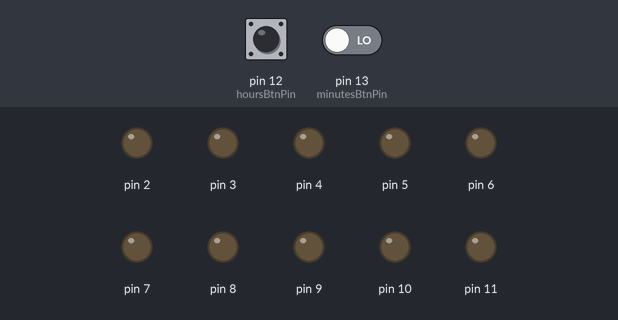
Bench run of a sketch on a simulated Arduino Uno, built with avr-gcc and run on an emulated ATmega328P. On the bench: output pins drawn as LEDs (lit = HIGH). The inputs (shaded band) are chosen by the test bench; at power-on: pin 12 (hoursBtnPin) LOW, pin 13 (minutesBtnPin) LOW.

Above: at 1.2 s.
1.3 s: pin 12 (hoursBtnPin) driven HIGH and pin 13 (minutesBtnPin) driven HIGH
At 2.8 s:
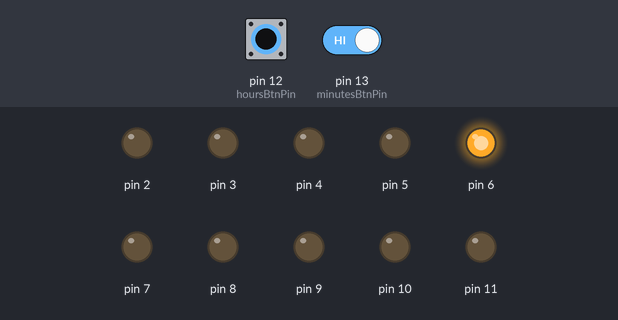
3.9 s: pin 12 (hoursBtnPin) pulsed LOW 2 times (0.12 s each, 0.3 s apart)
At 5.1 s:
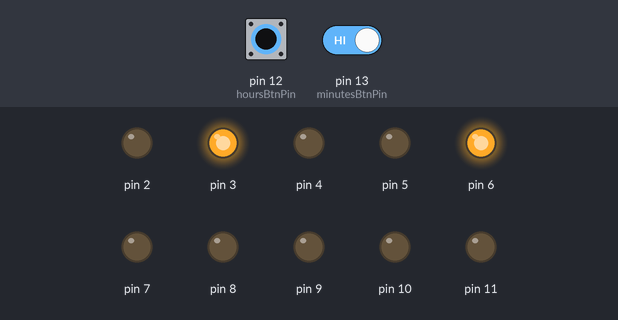
At 6.1 s:
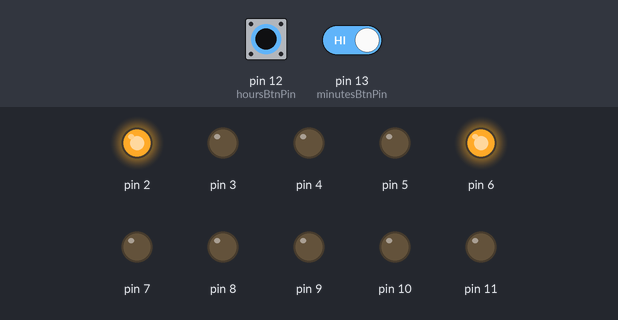
Timing chart, 0 to 7.6 s (numbered marks = the images above; inputs shaded):
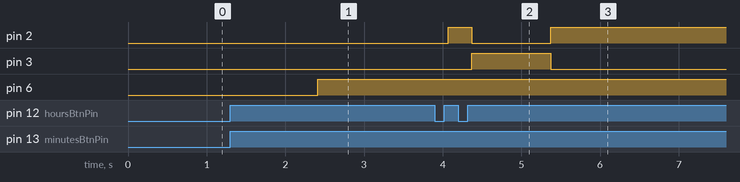

Measured:
- after the input at 1.3 s, pin 6: LOW → HIGH after 1.1 s
- after the input at 3.9 s, pin 2: LOW → HIGH after 0.17 s, → LOW 0.30 s later, → HIGH 1.0 s later; pin 3: LOW → HIGH after 0.47 s, → LOW 1.0 s later

The sketch:

Clock.ino
```cpp
// Buttons.
const byte hoursBtnPin = 12;
const byte minutesBtnPin = 13;

// Timestamp for button down start.
long buttonTimer = 0;

// Total time in ms.
long time = 0;

// Time until button long press is registered.
long longPressTime = 1000;

// Button state flags.
boolean longPressActive = false;
boolean hoursButtonDown = false;

boolean hourUpdated = false;
boolean minuteUpdated = false;

boolean longPressIssued = false;

// Time.
byte hourOffset, minuteOffset;
byte hours, minutes, seconds;

void setup()
{

	/*
		PINS     [2;11]
		Hours:   [2;5]
		Minutes: [6;11]
		Buttons: [12;13]
  	*/

	for (int i = 2; i <= 11; i++)
		pinMode(i, OUTPUT);

	pinMode(hoursBtnPin, INPUT);
	pinMode(minutesBtnPin, INPUT);

	hourOffset = 0;
	minuteOffset = 0;
}

void loop()
{
	// Toggle time set mode.
	if (digitalRead(hoursBtnPin) == HIGH)
	{
		// Set button as pressed down and save timestamp.
		if (!hoursButtonDown)
		{
			hoursButtonDown = true;
			buttonTimer = millis();
		}

		if ((millis() - buttonTimer) >= longPressTime && !longPressIssued)
		{
			longPressActive = !longPressActive;
			longPressIssued = true;

			if (!longPressActive)
				hourOffset = (hourOffset - 1) % 12;
		}

		if (longPressActive && !hourUpdated && !longPressIssued)
		{
			hourOffset = (hourOffset + 1) % 12;
			hourUpdated = true;
		}

		delay(50);
	}

	if (digitalRead(hoursBtnPin) == LOW && hoursButtonDown)
	{
		hoursButtonDown = false;
		hourUpdated = false;
		longPressIssued = false;
	}

	// Set minutes.
	if (digitalRead(minutesBtnPin) == HIGH && longPressActive && !minuteUpdated)
	{
		minuteOffset++;
		minuteUpdated = true;

		delay(50);
	}

	if (digitalRead(minutesBtnPin) == LOW)
	{
		minuteUpdated = false;
		delay(50);
	}

	// Total time in ms.
	time = millis() + (hourOffset * 3600000) + (minuteOffset * 60000);

	// Calculate time from program start and add given offset.
	minutes = (time / 60000) % 60;
	hours = (time / 3600000) % 12;

	// Set output pins for hours.
	for (int i = 0; i < 4; i++)
		digitalWrite(i + 2, (bitRead(hours, i) ? HIGH : LOW));

	// Set output pins for minutes.
	for (int i = 0; i < 6; i++)
		digitalWrite(i + 6, (bitRead(minutes, i) ? HIGH : LOW));
}
```
